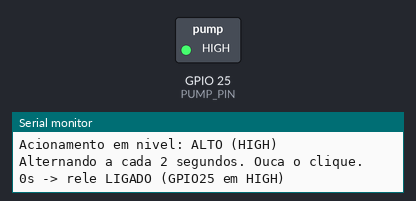
Recording of a sketch running on a simulated ESP32. Parts: switched loads named in the sketch (green lamp = pin HIGH), the last lines printed to the serial monitor.

Above: at 1.5 s.
At 3.5 s:
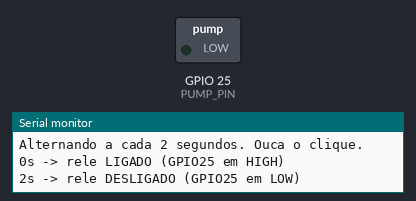
Timing chart, 0 to 5.7 s (numbered marks = the images above):
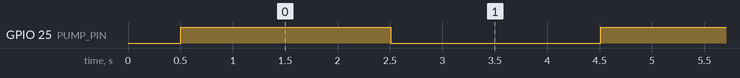

Measured:
- by itself, GPIO 25 (PUMP_PIN): alternates HIGH for 2.0 s and LOW for 2.0 s

The sketch:

TESTE_rele_isolado.ino
```cpp
/*
  TESTE ISOLADO DO RELÉ — grave na ESP-A
  ----------------------------------------------------
  Este sketch NÃO depende de nada: sem sensores, sem ESP-B,
  sem link serial, sem dashboard. Ele só liga e desliga o
  GPIO25 a cada 2 segundos.

  O objetivo é responder uma única pergunta:
  o conjunto ESP32 + relé funciona, sim ou não?

  COMO INTERPRETAR O RESULTADO:

  A) Você ouve o "clique" do relé a cada 2 s
     -> O hardware está bom. O problema está na cadeia de
        comando (ESP-B não atualizada, link GPIO26/27, ou a
        boia bloqueando). Volte para o firmware completo e
        investigue por lá.

  B) O LED do módulo de relé acende/apaga, mas NÃO clica
     -> O sinal chega, mas a bobina não energiza. Quase
        sempre é alimentação: o módulo precisa de mais
        corrente do que o 3V3 do ESP32 entrega, ou o jumper
        VCC/JD-VCC está na posição errada. Alimente o relé
        por fonte separada, com GND comum.

  C) Nada acontece, nem LED nem clique
     -> Ou o fio IN não está no GPIO25, ou o módulo está sem
        VCC/GND, ou o módulo aciona em nível ALTO. Troque
        ACTIVE_LOW abaixo para false e grave de novo.

  D) O relé fica permanentemente ligado, sem alternar
     -> Polaridade invertida: troque ACTIVE_LOW.

  Observe também o Serial Monitor a 115200: ele imprime o
  estado a cada troca. Se as mensagens aparecem mas o relé
  não reage, o código está rodando e o problema é elétrico.
*/

#define PUMP_PIN     25
#define ACTIVE_LOW   false  // confirmado no hardware: este módulo aciona em nível ALTO

bool estado = false;

void writeRelay(bool on) {
  digitalWrite(PUMP_PIN, ACTIVE_LOW ? (on ? LOW : HIGH) : (on ? HIGH : LOW));
}

void setup() {
  Serial.begin(115200);
  delay(500);

  pinMode(PUMP_PIN, OUTPUT);
  writeRelay(false);

  Serial.println();
  Serial.println("=== TESTE ISOLADO DO RELE ===");
  Serial.print("Pino: GPIO");
  Serial.println(PUMP_PIN);
  Serial.print("Acionamento em nivel: ");
  Serial.println(ACTIVE_LOW ? "BAIXO (LOW)" : "ALTO (HIGH)");
  Serial.println("Alternando a cada 2 segundos. Ouca o clique.");
  Serial.println();
}

void loop() {
  estado = !estado;
  writeRelay(estado);

  Serial.print(millis() / 1000);
  Serial.print("s -> rele ");
  Serial.print(estado ? "LIGADO " : "DESLIGADO ");
  Serial.print("(GPIO25 em ");
  Serial.print(digitalRead(PUMP_PIN) ? "HIGH" : "LOW");
  Serial.println(")");

  delay(2000);
}
```
